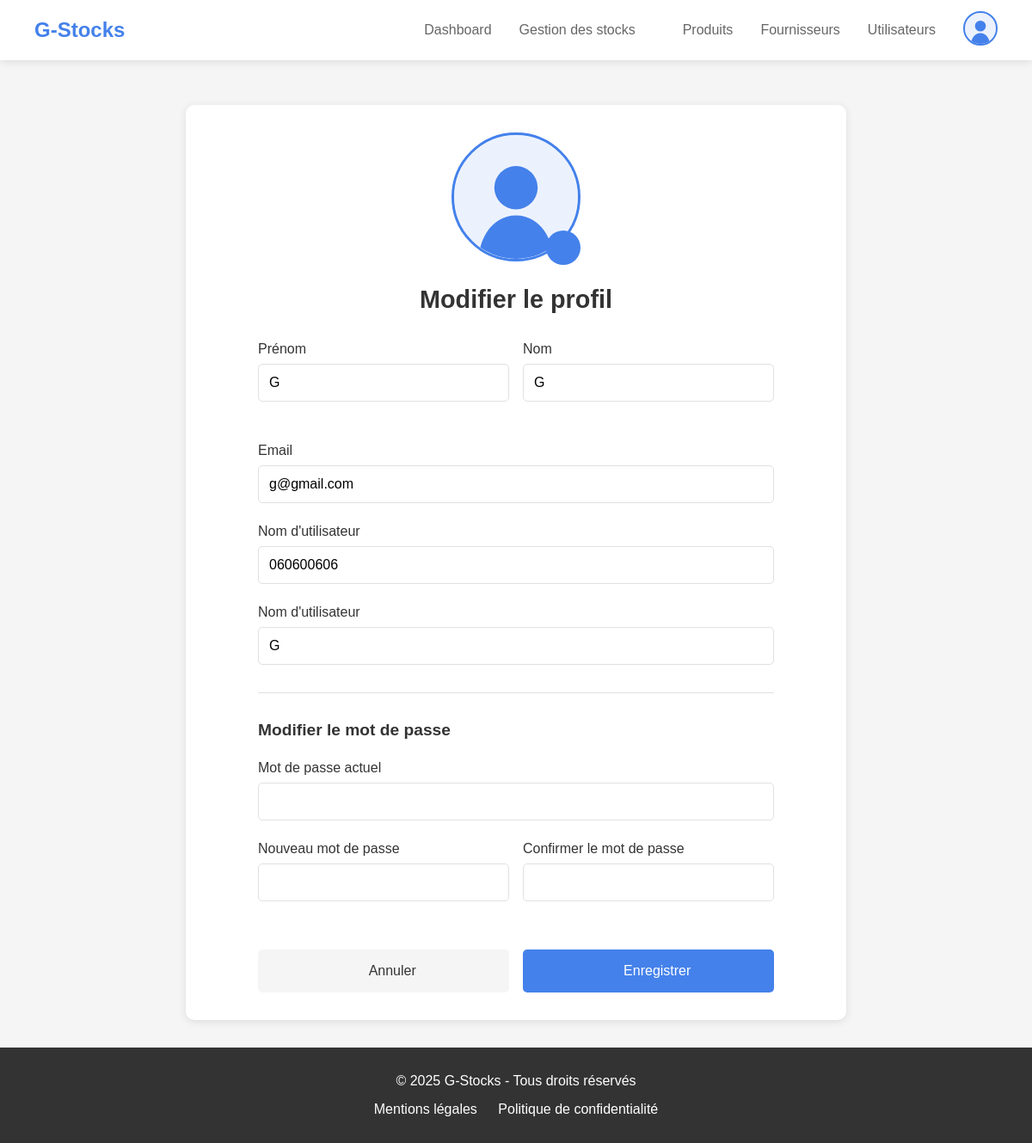
The page /ModifierProfile (signed in) on the database its author committed.
### stocks/models.py (models this page shows, shortened)
class User(models.Model):
    ROLE = [
        ('', '---- Sélectionnez un rôle ----'),
        ('Administrateur', 'Administrateur'),
        ('Gestionnaire de stock', 'Gestionnaire de stock'),
        ('Consultant', 'Consultant')
    ]
    prenom = models.CharField(max_length=100)
    nom = models.CharField(max_length=100)
    email = models.EmailField(unique=True)
    telephone = models.CharField(unique=True, max_length=20)
    username = models.CharField(max_length=100, unique=True)
    password = models.CharField(max_length=128)
    role = models.CharField(max_length=50, choices=ROLE)
    valide = models.BooleanField(default=False)
    actif = models.BooleanField(default=True)
    photo_profil = models.ImageField(upload_to='static/users/photodeprofil/', null=True, blank=True)
    created_at = models.DateTimeField(auto_now_add=True)
    class Meta:
        verbose_name = "Utilisateur"
        verbose_name_plural = "Utilisateurs"

### stocks/views.py (the view, shortened to what this page needs)
# urls.py: path('ModifierProfile', views.updateProfile, name='updateProfile'),
def updateProfile(request):
    if "user_id" not in request.session:
        messages.error(request, "Veuillez vous connecter pour accéder à cette page")
        return redirect("index")
    user=get_object_or_404(User, id=request.session["user_id"])
    form_modifier_user = UpdateUserProfileForm(instance=user)
    return render(request, "stocks/edit-profile.html", {"user": user, "form_updateProfile": form_modifier_user})

### stocks/templates/stocks/edit-profile.html (shortened to what this page needs)
{% extends 'stocks/app.html' %}
{% load static %}
{% block principalContent %}
    <main class="main-content">
        <div class="edit-profile-container">
            <div class="profile-card">
                <form method="post" id="edit-profile-form" class="profile-form" enctype="multipart/form-data">
                    <div class="profile-header">
                        <div class="profile-img-container">
                            <img src="{% if user.photo_profil %}{{ user.photo_profil.url }}{% else %}{% static 'stocks/images/avatar-placeholder.svg' %}{% endif %}" alt="Photo de profil" class="profile-img-large">
                            <button type="button" class="change-photo-btn">
                                <i class="fas fa-camera"></i>
                            </button>
                        </div>
                        <h2>Modifier le profil</h2>
                    </div>
                    <div class="form-row">
                        <div class="form-group">
                            <label for="prenom">Prénom</label>
                            {{ form_updateProfile.prenom }}
                        </div>
                        <div class="form-group">
                            <label for="nom">Nom</label>
                            {{ form_updateProfile.nom }}
                        </div>
                    </div>
                    <div class="form-group">
                        <label for="email">Email</label>
                        {{ form_updateProfile.email }}
                    </div>
                    <div class="form-group">
                        <label for="telephone">Nom d'utilisateur</label>
                        {{ form_updateProfile.telephone }}
                    </div>
                    <div class="form-group">
                        <label for="username">Nom d'utilisateur</label>
                        {{ form_updateProfile.username }}
                    </div>
                    <div class="password-section">
                        <h3>Modifier le mot de passe</h3>
                        <div class="form-group">
                            <label for="current-password">Mot de passe actuel</label>
                            <div class="password-input">
                                {{ form_updateProfile.current_password }}
                                <button type="button" class="toggle-password">
                                    <i class="fas fa-eye"></i>
                                </button>
                            </div>
                        </div>
                        <div class="form-row">
                            <div class="form-group">
                                <label for="new-password">Nouveau mot de passe</label>
                                <div class="password-input">
                                    {{ form_updateProfile.new_password }}
                                    <button type="button" class="toggle-password">
                                        <i class="fas fa-eye"></i>
                                    </button>
                                </div>
                            </div>
                            <div class="form-group">
                                <label for="confirm-password">Confirmer le mot de passe</label>
                                <div class="password-input">
                                    {{ form_updateProfile.confirm_password }}
                                    <button type="button" class="toggle-password">
                                        <i class="fas fa-eye"></i>
                                    </button>
                                </div>
                            </div>
                        </div>
                    </div>
                    <div class="form-actions">
                        <a href="{% url 'dashboard' %}" class="cancel-btn">
                            <i class="fas fa-times"></i>
                            Annuler
                        </a>
                        <button type="submit" class="submit-btn">
                            <i class="fas fa-save"></i>
                            Enregistrer
                        </button>
                    </div>
                </form>
            </div>
        </div>
    </main>
    <footer class="footer" id="footer">
        <div class="container">
            <p>&copy; 2025 G-Stocks - Tous droits réservés</p>
            <div class="footer-links">
                <a href="#">Mentions légales</a>
                <a href="#">Politique de confidentialité</a>
            </div>
        </div>
    </footer>
{% endblock principalContent %}

### stocks/static/stocks/css/styles.css (style rules this page uses)
:root { --primary-color: #4481eb; --secondary-color: #04befe; --text-color: #333; --light-text: #666; --danger-color: #ff4444; --white: #fff; --light-bg: #f5f5f5; --border-color: #e1e1e1; --green-color: #0ea500; }
* { margin: 0; padding: 0; box-sizing: border-box; }
html { scroll-behavior: smooth; }
body { font-family: "Poppins", sans-serif; background-color: var(--light-bg); color: var(--text-color); }
.profile-img-large { width: 80px; height: 80px; border-radius: 50%; border: 3px solid var(--primary-color); }
.container { width: 90%; max-width: 1200px; margin: 0 auto; padding: 0 15px; }
.main-content { margin-top: 90px; padding: 2rem; animation: fadeIn 1s ease; }
.form-group { margin-bottom: 1.5rem; }
.form-group label { display: block; margin-bottom: 0.5rem; color: var(--text-color); font-weight: 500; }
.form-group input, .form-group select, .form-group textarea { width: 100%; padding: 0.75rem; border: 1px solid var(--border-color); border-radius: 5px; font-family: inherit; font-size: 1rem; transition: border-color 0.3s; }
.form-actions { display: flex; gap: 1rem; margin-top: 2rem; }
.cancel-btn, .submit-btn, .add, .sup { flex: 1; padding: 1rem; border: none; border-radius: 5px; font-family: inherit; font-size: 1rem; font-weight: 500; display: flex; align-items: center; justify-content: center; gap: 0.5rem; cursor: pointer; transition: all 0.3s; }
.cancel-btn { background: var(--light-bg); color: var(--text-color); text-decoration: none; }
.submit-btn { background: var(--primary-color); color: var(--white); }
.footer { background-color: #333; color: var(--white); text-align: center; padding: 30px 0; animation: fadeIn 1s ease; }
.footer-links { margin-top: 15px; }
.footer-links a { color: var(--white); text-decoration: none; margin: 0 10px; transition: color 0.3s ease; }
.edit-profile-container { max-width: 800px; margin: 0 auto; padding: 0 1rem; }
.profile-card { background: var(--white); border-radius: 10px; box-shadow: 0 2px 10px rgba(0, 0, 0, 0.1); padding: 2rem; }
.profile-header { text-align: center; margin-bottom: 2rem; }
.profile-img-container { position: relative; display: inline-block; margin-bottom: 1.5rem; }
.profile-img-container .profile-img-large { width: 150px; height: 150px; border-radius: 50%; border: 3px solid var(--primary-color); object-fit: cover; }
.change-photo-btn { position: absolute; bottom: 0; right: 0; width: 40px; height: 40px; border-radius: 50%; background: var(--primary-color); color: var(--white); border: none; display: flex; align-items: center; justify-content: center; cursor: pointer; transition: all 0.3s; }
.profile-header h2 { color: var(--text-color); font-size: 1.8rem; }
.profile-form { max-width: 600px; margin: 0 auto; }
.form-row { display: grid; grid-template-columns: 1fr 1fr; gap: 1rem; margin-bottom: 1.5rem; }
.password-section { margin-top: 2rem; padding-top: 2rem; border-top: 1px solid var(--border-color); }
.password-section h3 { color: var(--text-color); font-size: 1.2rem; margin-bottom: 1.5rem; }
.password-input { position: relative; display: flex; align-items: center; }
.password-input input { padding-right: 40px; }
.toggle-password { position: absolute; right: 10px; background: none; border: none; color: var(--light-text); cursor: pointer; padding: 5px; }

### rows shown on the page
User: prenom "G", nom "G", email "g@gmail.com", telephone "060600606", username "G"
